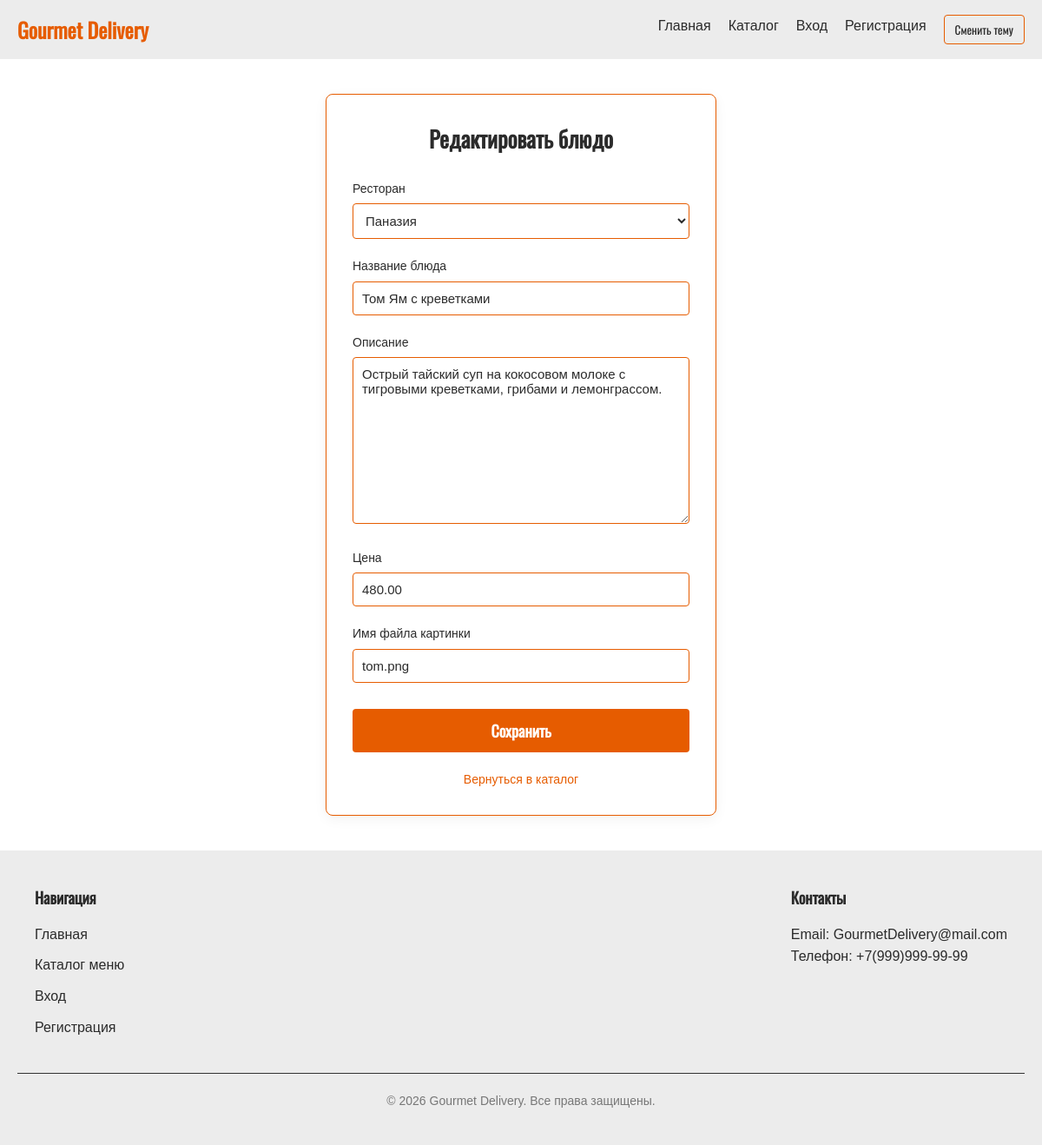
Page /dish/3/edit/ on the committed database.
### Delivery/models.py (models this page shows, shortened)
class Dish(models.Model):
    restaurant = models.ForeignKey(Restaurant, on_delete=models.CASCADE, related_name='dishes', verbose_name="Ресторан")
    title = models.CharField(max_length=255, verbose_name="Название блюда")
    description = models.TextField(blank=True, verbose_name="Описание")
    price = models.DecimalField(max_digits=10, decimal_places=2, verbose_name="Цена")
    image_name = models.CharField(max_length=100, blank=True, null=True, verbose_name="Имя файла картинки")

### Delivery/views.py (the view)
# urls.py: path('dish/<int:id>/edit/', views.dish_update_view, name='dish_edit'),
def dish_update_view(request, id):
    dish = get_object_or_404(Dish, id=id)
    if request.method == 'POST':
        form = DishForm(request.POST, instance=dish)
        if form.is_valid():
            form.save()
            return redirect('dish_detail', id=dish.id)
    else:
        form = DishForm(instance=dish)
    return render(request, 'Delivery/dish_form.html', {'form': form, 'action_title': 'Редактировать блюдо'})

### Delivery/forms.py (shortened to what this page needs)
class DishForm(forms.ModelForm):
    class Meta:
        model = Dish
        fields = ['restaurant', 'title', 'description', 'price','image_name']

### Delivery/models.py (called while the page is built)
    def __str__(self):
        return self.name

### Delivery/templates/Delivery/dish_form.html (shortened to what this page needs)
{% load static %}
<!DOCTYPE html>
<html lang="ru">
<head>
    <link rel="stylesheet" href="{% static 'style.css' %}">
</head>
<body>
    <header class="header">
        <div class="container header-container">
            <a href="{% url 'index' %}" class="logo">Gourmet Delivery</a>
            <nav class="nav">
                <a href="{% url 'index' %}" class="nav-link">Главная</a>
                <a href="{% url 'catalog' %}" class="nav-link">Каталог</a>
                <a href="{% url 'login' %}" class="nav-link">Вход</a>
                <a href="{% url 'register' %}" class="nav-link">Регистрация</a>
                <button id="theme-toggle" class="btn-theme">Сменить тему</button>
            </nav>
        </div>
    </header>
    <main class="page-content container main-flex-center">
        <div class="form-wrapper form-wrapper-dish">
            <h1>{{ action_title }}</h1>
            <form method="POST">
                {% for field in form %}
                <div class="form-group form-group-dish">
                    <label class="form-label-dish">{{ field.label }}</label>
                    {{ field }}
                </div>
                {% endfor %}
                <button type="submit" class="btn-submit">Сохранить</button>
            </form>
            <div class="form-redirect wrapper-redirect-center">
                <a href="{% url 'catalog' %}" class="link-redirect-catalog">Вернуться в каталог</a>
            </div>
        </div>
    </main>
    <footer class="footer">
        <div class="container footer-container">
            <div class="footer-column">
                <h3>Навигация</h3>
                <ul class="footer-links">
                    <li><a href="{% url 'index' %}">Главная</a></li>
                    <li><a href="{% url 'catalog' %}">Каталог меню</a></li>
                    <li><a href="{% url 'login' %}">Вход</a></li>
                    <li><a href="{% url 'register' %}">Регистрация</a></li>
                </ul>
            </div>
            <div class="footer-column">
                <h3>Контакты</h3>
                <p>Email: GourmetDelivery@mail.com</p>
                <p>Телефон: +7(999)999-99-99</p>
            </div>
        </div>
        <div class="footer-bottom">
            © 2026 Gourmet Delivery. Все права защищены.
        </div>
    </footer>
</body>
</html>

### Delivery/static/style.css (style rules this page uses)
* { box-sizing: border-box; margin: 0; padding: 0; }
:root { --bg-color: #ffffff; --text-color: #2b2b2b; --header-bg: #ececec; --card-bg: #ffffff; --border-color: #e65c00; --primary-color: #e65c00; --primary-hover: #cc5200; --error-color: #cc0000; --footer-bg: #f8f9fa; --input-bg: #ffffff; }
body { font-family: 'Rob', Arial, sans-serif; background-color: var(--bg-color); color: var(--text-color); line-height: 1.6; transition: background-color 0.3s, color 0.3s; display: flex; flex-direction: column; min-height: 100vh; }
h1, h2, h3, .page-title, .logo { font-family: 'Osw', sans-serif; font-weight: 700; }
.container { width: 100%; max-width: 1200px; margin: 0 auto; padding: 0 20px; }
.header { background-color: var(--header-bg); padding: 15px 0; }
.header-container { display: flex; justify-content: space-between; align-items: center; }
.logo { font-size: 24px; color: var(--primary-color); text-decoration: none; }
.nav { display: flex; gap: 20px; }
.nav-link { color: var(--text-color); text-decoration: none; font-weight: 500; }
.btn-theme { font-family: 'Osw', sans-serif; background: none; border: 1px solid var(--primary-color); color: var(--text-color); padding: 6px 12px; cursor: pointer; border-radius: 4px; }
.page-content { padding: 40px 20px; }
.form-wrapper { width: 100%; max-width: 400px; background-color: var(--card-bg); border: 1px solid var(--border-color); padding: 30px; border-radius: 8px; box-shadow: 0 4px 15px rgba(0, 0, 0, 0.05); }
.form-wrapper h1 { margin-bottom: 25px; font-size: 26px; text-align: center; }
.form-group { margin-bottom: 0px; }
.form-group label { display: block; margin-bottom: 6px; font-weight: 500; font-size: 14px; }
.btn-submit { font-family: 'Osw', sans-serif; width: 100%; background-color: var(--primary-color); color: #ffffff; border: none; padding: 12px; font-size: 18px; font-weight: bold; border-radius: 4px; cursor: pointer; margin-top: 10px; }
.form-redirect { text-align: center; margin-top: 20px; font-size: 14px; }
.form-redirect a { color: var(--primary-color); text-decoration: none; }
.footer { background-color: var(--header-bg); color: #ffffff; padding: 40px 20px; font-family: sans-serif; }
.form-wrapper input, .form-wrapper textarea, .form-wrapper select { font-family: 'Rob', Arial, sans-serif; width: 100%; padding: 10px; border: 1px solid var(--border-color); border-radius: 4px; background-color: var(--input-bg); color: var(--text-color); font-size: 15px; box-sizing: border-box; }
.footer-container { max-width: 1200px; margin: 0 auto; display: flex; flex-wrap: wrap; justify-content: space-between; gap: 30px; }
.footer-column h3 { font-size: 18px; margin-bottom: 15px; color: var(--text-color); }
.footer-column p { color: var(--text-color); }
.footer-links { list-style: none; padding: 0; margin: 0; }
.footer-links li { margin-bottom: 10px; }
.footer-links a { color: var(--text-color); text-decoration: none; transition: color 0.3s ease; }
.footer-bottom { max-width: 1200px; margin: 30px auto 0; padding-top: 20px; border-top: 1px solid #333333; text-align: center; color: #777777; font-size: 14px; }
.main-flex-center { min-height: 70vh; display: flex; justify-content: center; align-items: center; }
.form-wrapper-dish { max-width: 450px; width: 100%; }
.form-group-dish { margin-bottom: 20px; }
.form-label-dish { display: block; margin-bottom: 6px; font-weight: 500; }
.link-redirect-catalog { color: var(--primary-color); text-decoration: none; }
.wrapper-redirect-center { text-align: center; margin-top: 20px; }

### rows in the picture
Dish: form "Паназия" "Том Ям с креветками" "Острый тайский суп на кокосовом молоке с тигровыми креветками, грибами и лемонграссом." "480.00" "tom.png"

### other values in the picture
{{ action_title }} "Редактировать блюдо"
{{ field.label }} "Ресторан" "Название блюда" "Описание" "Цена" "Имя файла картинки"
